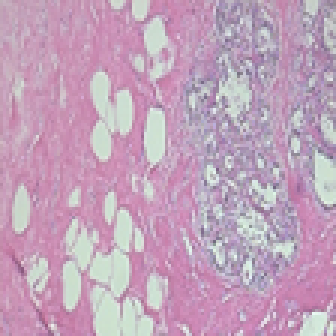
#> input picture test.png, 112 x 112 px (shown 3 times larger)
$ python -i BiT.py   (imports and definitions only)
#> lines starting #> are read from the running program, lines starting #| are printed output that depends on the picture
import warnings
# [1 line not run here, left out]
import numpy as np
from scipy.optimize import minimize_scalar


'''
Compute the image histogram, and return a vector with the number of occurrences of each gray level
'''
def histogram(data):
    row, column = data.shape
    hist = np.zeros((256))

    for i in range(row):
        for j in range(column):
            pos = data[i, j]
            hist[pos] = hist[pos] + 1
    return hist

'''
Counts the number of species existing on the image date,
and receives the histogram vector as a parameter
'''
def count_species(histogram):
    species = 0
    for i in range(len(histogram)):
        if (histogram[i] > 0):
            species += 1
    return species

'''
Excludes species that have no individuals
'''
def remove_species(histogram):
    new_histogram = []

    for i in range(len(histogram)):
        if (histogram[i] > 0):
            new_histogram.append(histogram[i])
    return new_histogram

# [33 lines left out: functions validate_species_vector, _validate_counts_vector, observed_gray_levels, not called in this run]
def observed_species(counts):
    counts = _validate_counts_vector(counts)
    return (counts != 0).sum()
'''
Computes distance and taxonomic diversity index
'''
def taxo_diversity(data):
    hist = histogram(data)
    new_histogram = remove_species(hist)
    # accumulates the sum between the distances and abundance of species i and j
    summation = 0
    # receives the total of species
    total_species = count_species(new_histogram)
    for i in range(len(new_histogram)):
        for j in range(1, len(new_histogram)):
            if i == 0 and j == 1:
                distance = j - i + 1
            else:
                distance = j - i + 2

            product = distance * new_histogram[i] * new_histogram[j]
            summation += product
    index = summation / ((total_species * (total_species - 1)) / 2)
    return index

'''
Computes the distance and the taxonomic distinctness index
'''
def taxo_distinctiveness(data):
    hist = histogram(data)
    new_histogram = remove_species(hist)
    # accumulates the sum between the distances and abundance of species i and j
    summation1 = 0
    # accumulates the sum between the abundance of species i and j
    summation2 = 0
    # receives the total of species
    total_species = count_species(new_histogram)
    for i in range(len(new_histogram)):
        for j in range(1, len(new_histogram)):
            if i == 0 and j == 1:
                distance = j - i + 1
            else:
                distance = j - i + 2
            product = distance * new_histogram[i] * new_histogram[j]
            summation1 += product
            summation2 += new_histogram[i] * new_histogram[j]
    index = summation1 / summation2
    return index

'''
Computes the intensive quadratic entropy
'''
def eIQ(data):
    hist = histogram(data)
    new_histogram = remove_species(hist)
    # accumulates the sum between distances i, j
    summation = 0
    # receives the total of species
    total_species = count_species(new_histogram)
    for i in range(len(new_histogram)):
        for j in range(1, len(new_histogram)):
            if i == 0 and j == 1:
                distance = j - i + 1
            else:
                distance = j - i + 2
            summation += distance
    index = summation / (total_species * total_species)
    return index

'''
Computes extensive quadratic entropy
'''
def eEQ(data):
    hist = histogram(data)
    new_histogram = remove_species(hist)
    # accumulates the sum between distances i, j
    summation = 0
    # receives the total of species
    total_species = count_species(new_histogram)
    for i in range(len(new_histogram)):
        for j in range(1, len(new_histogram)):
            if i == 0 and j == 1:
                distance = j - i + 1
            else:
                distance = j - i + 2
            summation += distance
    return summation

'''
Computes the average taxonomic distinctness index
'''
def dNN(data):
    hist = histogram(data)
    new_histogram = remove_species(hist)
    # accumulates the sum between distances i, j
    summation = 0
    # receives the total of species
    total_species = count_species(new_histogram)

    for i in range(len(new_histogram)):
        for j in range(1, len(new_histogram)):
            if i == 0 and j == 1:
                distance = j - i + 1
            else:
                distance = j - i + 2
            summation += distance
    index = summation / ((total_species * (total_species - 1)) / 2)
    return index

'''
Computes the total taxonomic distinctness index
'''
def dTT(data):
    hist = histogram(data)
    new_histogram = remove_species(hist)

    # acumula a soma entre as distances de speciess i e j
    summation = 0

    # recebe o total de species
    total_species = count_species(new_histogram)

    for i in range(len(new_histogram)):
        for j in range(1, len(new_histogram)):
            if i == 0 and j == 1:
                distance = j - i + 1
            else:
                distance = j - i + 2
            summation += distance
    index = summation / (total_species - 1)
    return index

# Margalef diversity index
# [113 lines left out: functions dMg, dMn, dBP, dF, dKT, eM and 2 more, not called in this run]

def taxonomy(data):
    diversity = np.float32(taxo_diversity(data))
    distinctness = np.float32(taxo_distinctiveness(data))
    eIQ_index = np.float32(eIQ(data))
    eEQ_index = np.float32(eEQ(data))
    dNN_index = np.float32(dNN(data))
    dTT_index = np.float32(dTT(data))
    return [diversity, distinctness, eIQ_index, eEQ_index, dNN_index, dTT_index]

>>> import cv2
>>> picture = cv2.imread('test.png', cv2.IMREAD_GRAYSCALE)
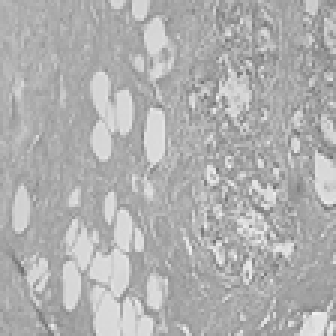
#> picture: shape (112, 112) (shown 3 times larger); min 109, max 244, mean 176.2
>>> result = taxonomy(picture)
#> after the loop in histogram, `for i in range(row):`: hist = 256 values, max 573 at index 170, min 0 at index 0, mean 49
#> after the loop in remove_species, `for i in range(len(histogram)):`: new_histogram = 131 values, max 573 at index 57, min 1 at index 0, mean 95.76
#> the loop in count_species, `for i in range(len(histogram)):` made 131 passes
#> after the loop in count_species, `for i in range(len(histogram)):`: species = 131
#> the loop in taxo_diversity, `for i in range(len(new_histogram)):` made 131 passes
#> after the loop in taxo_diversity, `for i in range(len(new_histogram)):`: summation = 315471174
#> in taxo_diversity, `index = summation / ((total_species * (total_species - 1)) / 2)`: index = 37048.9
#> the loop in count_species (call 2), `for i in range(len(histogram)):` made 131 passes
#> in taxo_distinctiveness, `total_species = count_species(new_histogram)`: total_species = 131
#> the loop in taxo_distinctiveness, `for i in range(len(new_histogram)):` made 131 passes
#> after the loop in taxo_distinctiveness, `for i in range(len(new_histogram)):`: summation1 = 315471174; summation2 = 157339392
#> in taxo_distinctiveness, `index = summation1 / summation2`: index = 2.01
#> in eIQ, `total_species = count_species(new_histogram)`: total_species = 131
#> the loop in eIQ, `for i in range(len(new_histogram)):` made 131 passes
#> after the loop in eIQ, `for i in range(len(new_histogram)):`: summation = 42574
#> in eIQ, `index = summation / (total_species * total_species)`: index = 2.48
#> in eEQ, `total_species = count_species(new_histogram)`: total_species = 131
#> the loop in eEQ, `for i in range(len(new_histogram)):` made 131 passes
#> after the loop in eEQ, `for i in range(len(new_histogram)):`: summation = 42574
#> in dNN, `total_species = count_species(new_histogram)`: total_species = 131
#> the loop in dNN, `for i in range(len(new_histogram)):` made 131 passes
#> after the loop in dNN, `for i in range(len(new_histogram)):`: summation = 42574
#> in dNN, `index = summation / ((total_species * (total_species - 1)) / 2)`: index = 5
#> in dTT, `total_species = count_species(new_histogram)`: total_species = 131
#> the loop in dTT, `for i in range(len(new_histogram)):` made 131 passes
#> after the loop in dTT, `for i in range(len(new_histogram)):`: summation = 42574
#> in dTT, `index = summation / (total_species - 1)`: index = 327.5
#> result = [37048.9, 2.01, 2.48, 42574, 5, 327.5]
